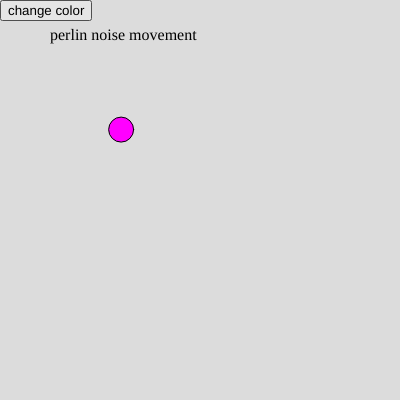
Frame 1 (no input)
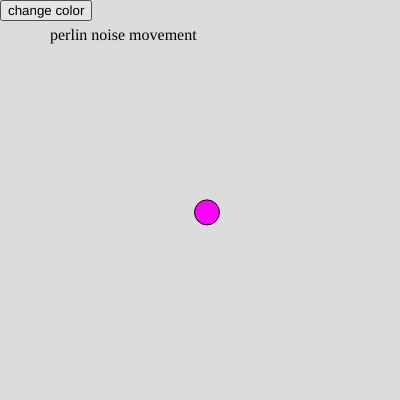
Frame 60 (no input)
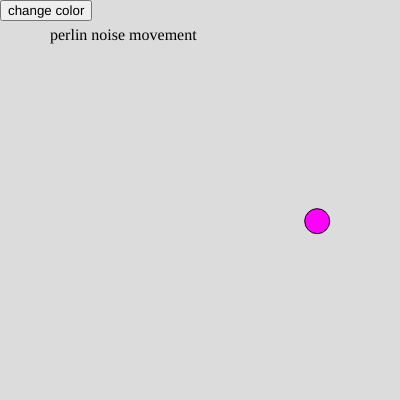
Frame 120 (the mouse pressed at the canvas centre since frame 60)

The p5.js sketch that drew these frames (run headless with seeded random() and noise() and a simulated clock; from frame 60 on, the mouse is pressed at the canvas centre):

// p5.js sketch
// ── sketch.js
let x, y, clr
let xoff1 = 300;
let xoff2 = 500;
let intensity_slider;
let title;
let value;
let value_text;
let color_button;
let r, g, b;


function setup() {
  createCanvas(400, 400);
  clr = color('magenta');
  intensity_slider = createSlider(1, 10, 5, .5);
  value_text = createP('the intensity is: ' + value);
  title = createP('perlin noise movement');
  title.position(50, 10);
  color_button = createButton('change color');
  color_button.position(0, 0);
  color_button.mousePressed(changeColor);
}

function draw() {
  background(220);
  value = intensity_slider.value();
  value_text.html('the intensity is: ' + value/100); 
 /// clr()
  fill(clr);
  x = noise(xoff1)*width;
  y = noise(xoff2)*height;  
  ellipse(x, y, 25, 25);
  xoff1 += value/100;
  xoff2 += value/100;
}
function changeColor() {
  console.log('pressing mouse to change color');
  r = random(255);
  g = random(255);
  b = random(255);
  clr = color(r,g,b);
}
